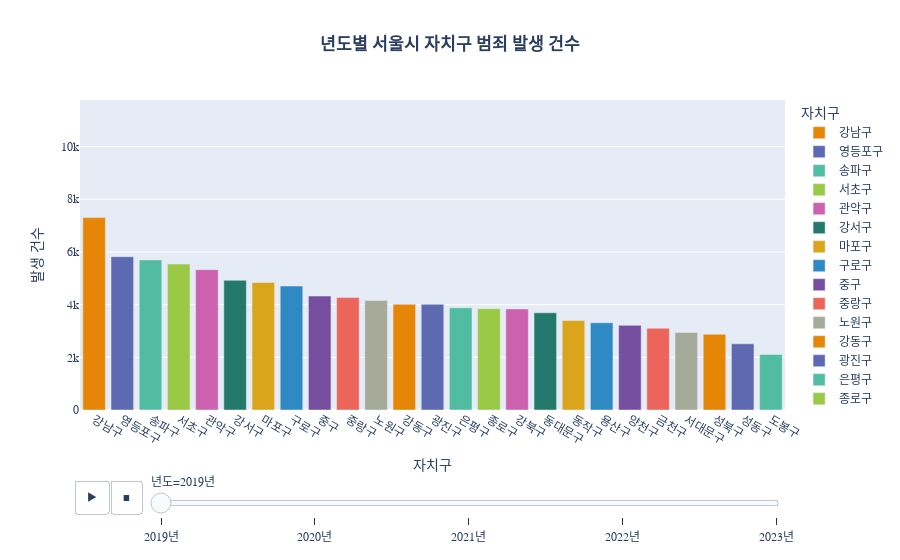

The notebook cell this image was saved under:
### Code cell
import pandas as pd
import plotly.express as px

# 데이터 불러오기
df_year = pd.read_csv("data/crime2.csv")  # CSV 파일 경로

# 타입을 변경할 컬럼 이름들을 리스트로 만듭니다.
columns_to_convert = ['2019년', '2020년', '2021년', '2022년', '2023년']

# for 반복문을 사용해 df_year의 각 컬럼 타입을 int로 변경합니다.
for column in columns_to_convert:
    df_year[column] = pd.to_numeric(df_year[column])

# Plotly에 적합한 형태로 데이터 구조 변경 (Wide to Long)
df_long = pd.melt(df_year,
                  id_vars=['자치구별'],
                  var_name='년도',
                  value_name='발생 횟수')

# 년도별로 정렬
df_long = df_long.sort_values(by=['년도', '발생 횟수'], ascending=[True, False])

fig = px.bar(df_long,
             x='자치구별',
             y='발생 횟수',
             color='자치구별',
             animation_frame='년도', # 이 옵션이 애니메이션을 만듭니다.
             title='<b>년도별 서울시 자치구 범죄 발생 건수</b>',
             labels={'자치구별': '자치구', '발생 횟수': '발생 건수'},
             color_discrete_sequence=px.colors.qualitative.Vivid)

# 애니메이션이 부드럽게 보이도록 y축 범위 고정
fig.update_yaxes(range=[0, df_long['발생 횟수'].max() * 1.6])

# 레이아웃 및 폰트 설정
fig.update_layout(
    title_x=0.5,
    font=dict(family="Malgun Gothic, AppleGothic, NanumGothic, sans-serif", size=12),
    xaxis={'categoryorder':'total descending'} # 각 년도마다 막대를 내림차순으로 정렬
)

# --- 애니메이션 속도 조절 (수정된 부분) ---
# Plotly가 자동으로 생성한 플레이 버튼의 애니메이션 속성값을 변경합니다.
# duration: 각 프레임(년도)이 표시되는 시간 (1000ms = 1초)
# transition: 프레임 간 전환(애니메이션)에 걸리는 시간 (500ms = 0.5초)
fig.layout.updatemenus[0].buttons[0].args[1]['frame']['duration'] = 1000
fig.layout.updatemenus[0].buttons[0].args[1]['transition']['duration'] = 500

fig.show()

### Figure 1 — Plotly figure (JSON) as saved in the notebook; plotly's stock layout.template omitted (floating-point values rounded to 4 significant figures)
{"data": [{"hovertemplate": "자치구=%{x}<br>년도=2019년<br>발생 건수=%{y}<extra></extra>", "legendgroup": "강남구", "marker": {"color": "rgb(229, 134, 6)", "pattern": {"shape": ""}}, "name": "강남구", "orientation": "v", "showlegend": true, "textposition": "auto", "type": "bar", "x": ["강남구"], "xaxis": "x", "y": [7304], "yaxis": "y"}, {"hovertemplate": "자치구=%{x}<br>년도=2019년<br>발생 건수=%{y}<extra></extra>", "legendgroup": "영등포구", "marker": {"color": "rgb(93, 105, 177)", "pattern": {"shape": ""}}, "name": "영등포구", "orientation": "v", "showlegend": true, "textposition": "auto", "type": "bar", "x": ["영등포구"], "xaxis": "x", "y": [5820], "yaxis": "y"}, {"hovertemplate": "자치구=%{x}<br>년도=2019년<br>발생 건수=%{y}<extra></extra>", "legendgroup": "송파구", "marker": {"color": "rgb(82, 188, 163)", "pattern": {"shape": ""}}, "name": "송파구", "orientation": "v", "showlegend": true, "textposition": "auto", "type": "bar", "x": ["송파구"], "xaxis": "x", "y": [5698], "yaxis": "y"}, {"hovertemplate": "자치구=%{x}<br>년도=2019년<br>발생 건수=%{y}<extra></extra>", "legendgroup": "서초구", "marker": {"color": "rgb(153, 201, 69)", "pattern": {"shape": ""}}, "name": "서초구", "orientation": "v", "showlegend": true, "textposition": "auto", "type": "bar", "x": ["서초구"], "xaxis": "x", "y": [5542], "yaxis": "y"}, {"hovertemplate": "자치구=%{x}<br>년도=2019년<br>발생 건수=%{y}<extra></extra>", "legendgroup": "관악구", "marker": {"color": "rgb(204, 97, 176)", "pattern": {"shape": ""}}, "name": "관악구", "orientation": "v", "showlegend": true, "textposition": "auto", "type": "bar", "x": ["관악구"], "xaxis": "x", "y": [5328], "yaxis": "y"}, {"hovertemplate": "자치구=%{x}<br>년도=2019년<br>발생 건수=%{y}<extra></extra>", "legendgroup": "강서구", "marker": {"color": "rgb(36, 121, 108)", "pattern": {"shape": ""}}, "name": "강서구", "orientation": "v", "showlegend": true, "textposition": "auto", "type": "bar", "x": ["강서구"], "xaxis": "x", "y": [4924], "yaxis": "y"}, {"hovertemplate": "자치구=%{x}<br>년도=2019년<br>발생 건수=%{y}<extra></extra>", "legendgroup": "마포구", "marker": {"color": "rgb(218, 165, 27)", "pattern": {"shape": ""}}, "name": "마포구", "orientation": "v", "showlegend": true, "textposition": "auto", "type": "bar", "x": ["마포구"], "xaxis": "x", "y": [4842], "yaxis": "y"}, {"hovertemplate": "자치구=%{x}<br>년도=2019년<br>발생 건수=%{y}<extra></extra>", "legendgroup": "구로구", "marker": {"color": "rgb(47, 138, 196)", "pattern": {"shape": ""}}, "name": "구로구", "orientation": "v", "showlegend": true, "textposition": "auto", "type": "bar", "x": ["구로구"], "xaxis": "x", "y": [4707], "yaxis": "y"}, {"hovertemplate": "자치구=%{x}<br>년도=2019년<br>발생 건수=%{y}<extra></extra>", "legendgroup": "중구", "marker": {"color": "rgb(118, 78, 159)", "pattern": {"shape": ""}}, "name": "중구", "orientation": "v", "showlegend": true, "textposition": "auto", "type": "bar", "x": ["중구"], "xaxis": "x", "y": [4327], "yaxis": "y"}, {"hovertemplate": "자치구=%{x}<br>년도=2019년<br>발생 건수=%{y}<extra></extra>", "legendgroup": "중랑구", "marker": {"color": "rgb(237, 100, 90)", "pattern": {"shape": ""}}, "name": "중랑구", "orientation": "v", "showlegend": true, "textposition": "auto", "type": "bar", "x": ["중랑구"], "xaxis": "x", "y": [4268], "yaxis": "y"}, {"hovertemplate": "자치구=%{x}<br>년도=2019년<br>발생 건수=%{y}<extra></extra>", "legendgroup": "노원구", "marker": {"color": "rgb(165, 170, 153)", "pattern": {"shape": ""}}, "name": "노원구", "orientation": "v", "showlegend": true, "textposition": "auto", "type": "bar", "x": ["노원구"], "xaxis": "x", "y": [4153], "yaxis": "y"}, {"hovertemplate": "자치구=%{x}<br>년도=2019년<br>발생 건수=%{y}<extra></extra>", "legendgroup": "강동구", "marker": {"color": "rgb(229, 134, 6)", "pattern": {"shape": ""}}, "name": "강동구", "orientation": "v", "showlegend": true, "textposition": "auto", "type": "bar", "x": ["강동구"], "xaxis": "x", "y": [4014], "yaxis": "y"}, {"hovertemplate": "자치구=%{x}<br>년도=2019년<br>발생 건수=%{y}<extra></extra>", "legendgroup": "광진구", "marker": {"color": "rgb(93, 105, 177)", "pattern": {"shape": ""}}, "name": "광진구", "orientation": "v", "showlegend": true, "textposition": "auto", "type": "bar", "x": ["광진구"], "xaxis": "x", "y": [4011], "yaxis": "y"}, {"hovertemplate": "자치구=%{x}<br>년도=2019년<br>발생 건수=%{y}<extra></extra>", "legendgroup": "은평구", "marker": {"color": "rgb(82, 188, 163)", "pattern": {"shape": ""}}, "name": "은평구", "orientation": "v", "showlegend": true, "textposition": "auto", "type": "bar", "x": ["은평구"], "xaxis": "x", "y": [3880], "yaxis": "y"}, {"hovertemplate": "자치구=%{x}<br>년도=2019년<br>발생 건수=%{y}<extra></extra>", "legendgroup": "종로구", "marker": {"color": "rgb(153, 201, 69)", "pattern": {"shape": ""}}, "name": "종로구", "orientation": "v", "showlegend": true, "textposition": "auto", "type": "bar", "x": ["종로구"], "xaxis": "x", "y": [3846], "yaxis": "y"}, {"hovertemplate": "자치구=%{x}<br>년도=2019년<br>발생 건수=%{y}<extra></extra>", "legendgroup": "강북구", "marker": {"color": "rgb(204, 97, 176)", "pattern": {"shape": ""}}, "name": "강북구", "orientation": "v", "showlegend": true, "textposition": "auto", "type": "bar", "x": ["강북구"], "xaxis": "x", "y": [3838], "yaxis": "y"}, {"hovertemplate": "자치구=%{x}<br>년도=2019년<br>발생 건수=%{y}<extra></extra>", "legendgroup": "동대문구", "marker": {"color": "rgb(36, 121, 108)", "pattern": {"shape": ""}}, "name": "동대문구", "orientation": "v", "showlegend": true, "textposition": "auto", "type": "bar", "x": ["동대문구"], "xaxis": "x", "y": [3692], "yaxis": "y"}, {"hovertemplate": "자치구=%{x}<br>년도=2019년<br>발생 건수=%{y}<extra></extra>", "legendgroup": "동작구", "marker": {"color": "rgb(218, 165, 27)", "pattern": {"shape": ""}}, "name": "동작구", "orientation": "v", "showlegend": true, "textposition": "auto", "type": "bar", "x": ["동작구"], "xaxis": "x", "y": [3400], "yaxis": "y"}, {"hovertemplate": "자치구=%{x}<br>년도=2019년<br>발생 건수=%{y}<extra></extra>", "legendgroup": "용산구", "marker": {"color": "rgb(47, 138, 196)", "pattern": {"shape": ""}}, "name": "용산구", "orientation": "v", "showlegend": true, "textposition": "auto", "type": "bar", "x": ["용산구"], "xaxis": "x", "y": [3313], "yaxis": "y"}, {"hovertemplate": "자치구=%{x}<br>년도=2019년<br>발생 건수=%{y}<extra></extra>", "legendgroup": "양천구", "marker": {"color": "rgb(118, 78, 159)", "pattern": {"shape": ""}}, "name": "양천구", "orientation": "v", "showlegend": true, "textposition": "auto", "type": "bar", "x": ["양천구"], "xaxis": "x", "y": [3214], "yaxis": "y"}, {"hovertemplate": "자치구=%{x}<br>년도=2019년<br>발생 건수=%{y}<extra></extra>", "legendgroup": "금천구", "marker": {"color": "rgb(237, 100, 90)", "pattern": {"shape": ""}}, "name": "금천구", "orientation": "v", "showlegend": true, "textposition": "auto", "type": "bar", "x": ["금천구"], "xaxis": "x", "y": [3105], "yaxis": "y"}, {"hovertemplate": "자치구=%{x}<br>년도=2019년<br>발생 건수=%{y}<extra></extra>", "legendgroup": "서대문구", "marker": {"color": "rgb(165, 170, 153)", "pattern": {"shape": ""}}, "name": "서대문구", "orientation": "v", "showlegend": true, "textposition": "auto", "type": "bar", "x": ["서대문구"], "xaxis": "x", "y": [2943], "yaxis": "y"}, {"hovertemplate": "자치구=%{x}<br>년도=2019년<br>발생 건수=%{y}<extra></extra>", "legendgroup": "성북구", "marker": {"color": "rgb(229, 134, 6)", "pattern": {"shape": ""}}, "name": "성북구", "orientation": "v", "showlegend": true, "textposition": "auto", "type": "bar", "x": ["성북구"], "xaxis": "x", "y": [2877], "yaxis": "y"}, {"hovertemplate": "자치구=%{x}<br>년도=2019년<br>발생 건수=%{y}<extra></extra>", "legendgroup": "성동구", "marker": {"color": "rgb(93, 105, 177)", "pattern": {"shape": ""}}, "name": "성동구", "orientation": "v", "showlegend": true, "textposition": "auto", "type": "bar", "x": ["성동구"], "xaxis": "x", "y": [2512], "yaxis": "y"}, {"hovertemplate": "자치구=%{x}<br>년도=2019년<br>발생 건수=%{y}<extra></extra>", "legendgroup": "도봉구", "marker": {"color": "rgb(82, 188, 163)", "pattern": {"shape": ""}}, "name": "도봉구", "orientation": "v", "showlegend": true, "textposition": "auto", "type": "bar", "x": ["도봉구"], "xaxis": "x", "y": [2110], "yaxis": "y"}], "layout": {"barmode": "relative", "font": {"family": "Malgun Gothic, AppleGothic, NanumGothic, sans-serif", "size": 12}, "legend": {"title": {"text": "자치구"}, "tracegroupgap": 0}, "sliders": [{"active": 0, "currentvalue": {"prefix": "년도="}, "len": 0.9, "pad": {"b": 10, "t": 60}, "steps": [{"args": [["2019년"], {"frame": {"duration": 0, "redraw": true}, "fromcurrent": true, "mode": "immediate", "transition": {"duration": 0, "easing": "linear"}}], "label": "2019년", "method": "animate"}, {"args": [["2020년"], {"frame": {"duration": 0, "redraw": true}, "fromcurrent": true, "mode": "immediate", "transition": {"duration": 0, "easing": "linear"}}], "label": "2020년", "method": "animate"}, {"args": [["2021년"], {"frame": {"duration": 0, "redraw": true}, "fromcurrent": true, "mode": "immediate", "transition": {"duration": 0, "easing": "linear"}}], "label": "2021년", "method": "animate"}, {"args": [["2022년"], {"frame": {"duration": 0, "redraw": true}, "fromcurrent": true, "mode": "immediate", "transition": {"duration": 0, "easing": "linear"}}], "label": "2022년", "method": "animate"}, {"args": [["2023년"], {"frame": {"duration": 0, "redraw": true}, "fromcurrent": true, "mode": "immediate", "transition": {"duration": 0, "easing": "linear"}}], "label": "2023년", "method": "animate"}], "x": 0.1, "xanchor": "left", "y": 0, "yanchor": "top"}], "title": {"text": "<b>년도별 서울시 자치구 범죄 발생 건수</b>", "x": 0.5}, "updatemenus": [{"buttons": [{"args": [null, {"frame": {"duration": 1000, "redraw": true}, "fromcurrent": true, "mode": "immediate", "transition": {"duration": 500, "easing": "linear"}}], "label": "&#9654;", "method": "animate"}, {"args": [[null], {"frame": {"duration": 0, "redraw": true}, "fromcurrent": true, "mode": "immediate", "transition": {"duration": 0, "easing": "linear"}}], "label": "&#9724;", "method": "animate"}], "direction": "left", "pad": {"r": 10, "t": 70}, "showactive": false, "type": "buttons", "x": 0.1, "xanchor": "right", "y": 0, "yanchor": "top"}], "xaxis": {"anchor": "y", "categoryarray": ["강남구", "영등포구", "송파구", "서초구", "관악구", "강서구", "마포구", "구로구", "중구", "중랑구", "노원구", "강동구", "광진구", "은평구", "종로구", "강북구", "동대문구", "동작구", "용산구", "양천구", "금천구", "서대문구", "성북구", "성동구", "도봉구"], "categoryorder": "total descending", "domain": [0, 1], "title": {"text": "자치구"}}, "yaxis": {"anchor": "x", "domain": [0, 1], "range": [0, 11770.0], "title": {"text": "발생 건수"}}}}
